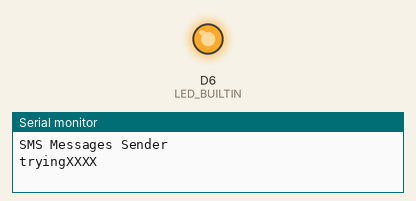
Simulated run of this sketch. Board: Arduino MKR. Parts: output pins drawn as LEDs (lit = HIGH), the last lines printed to the serial monitor.

Above: at 3.1 s.
At 6.1 s:
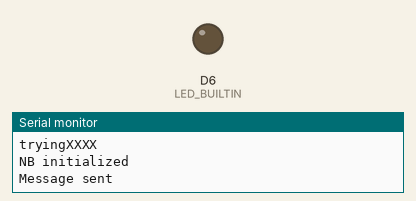
Timing chart, 0 to 7.6 s (numbered marks = the images above):
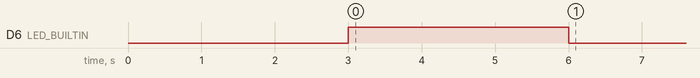

The sketch:

Register_New_Device.ino
```cpp
/*
 SMS sender

 This sketch, for the MKR NB 1500 board, sends an SMS message
 you enter in the serial monitor. Connect your Arduino with the
 SIM card, open the serial monitor, and wait for
 the "READY" message to appear in the monitor. Next, type a
 message to send and press "return". Make sure the serial
 monitor is set to send a newline when you press return.

 Circuit:
 * MKR NB 1500 board
 * Antenna
 * SIM card that can send SMS

 created 25 Feb 2012
 by Tom Igoe
*/

// Include the NB library
#include <MKRNB.h>

#include "arduino_secrets.h"

// Please enter your sensitive data in the Secret tab or arduino_secrets.h
const char PINNUMBER[] = SECRET_PINNUMBER;
const char APN[] = GPRS_APN;
const char USERNAME[] = GPRS_LOGIN;
const char PASSWORD[] = GPRS_PASSWORD;

// initialize the library instance
NB nbAccess;
NB_SMS sms;

void setup() {
  pinMode(LED_BUILTIN, OUTPUT);

  // initialize serial communications and wait for port to open:
  Serial.begin(9600);
  //while(!Serial);
  delay(3000);
  Serial.println("SMS Messages Sender");

  // connection state
  bool connected = false;
  digitalWrite(LED_BUILTIN, HIGH);
  while (!connected) {
    Serial.println(String("trying") + String(PINNUMBER));
    if (nbAccess.begin(PINNUMBER, APN, false, true) == NB_READY) {
      connected = true;
    } else {
      Serial.println("Not connected");
      delay(1000);
    }
  }
  Serial.println("NB initialized");

  // send the message
  sms.beginSMS(PHONE_NUMBER);
  sms.print("hello, IoT device is ready.");
  sms.endSMS();
  digitalWrite(LED_BUILTIN, LOW);
  Serial.println("Message sent");

}

void loop() {
}
```

arduino_secrets.h
```cpp
//check secrets.xlsx
#define SECRET_PINNUMBER  "XXXX"
#define GPRS_APN          "XXX"
#define GPRS_LOGIN        ""
#define GPRS_PASSWORD     ""

//your mobile phone number
#define PHONE_NUMBER "XXXXXXXXXX"
```
